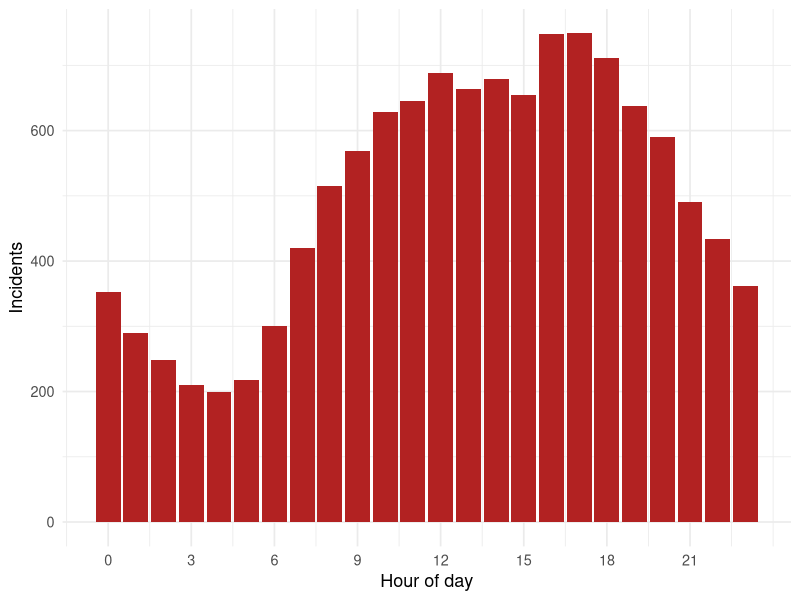
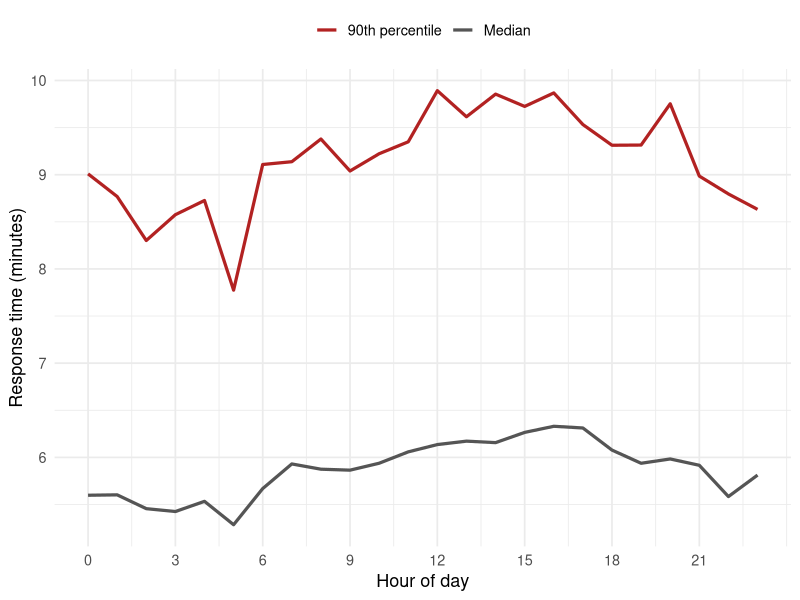

Write R code to recreate these figures, in order.
## ---- chunk 1
#| label: setup
#| message: false
library(dplyr)
library(ggplot2)
library(lubridate)
library(scales)
## ---- chunk 2
#| label: simulate
set.seed(2026)

# Relative call likelihood by hour (0 = midnight)
hourly_shape <- c(0.55, 0.45, 0.40, 0.35, 0.32, 0.35, 0.50, 0.70,
                  0.85, 0.95, 1.00, 1.05, 1.10, 1.10, 1.12, 1.15,
                  1.20, 1.20, 1.15, 1.05, 0.95, 0.85, 0.75, 0.65)

n_calls <- 12000
hours <- sample(0:23, n_calls, replace = TRUE, prob = hourly_shape)

incidents <- tibble(
  received = as_datetime("2025-01-01") +
    days(sample(0:364, n_calls, replace = TRUE)) +
    hours(hours) + minutes(sample(0:59, n_calls, replace = TRUE)),
  hour = hour(received),
  # Response time in minutes: log-normal, slower when demand is high
  response_min = rlnorm(n_calls,
                        meanlog = log(6) + 0.15 * (hourly_shape[hour + 1] - 1),
                        sdlog = 0.35)
)

head(incidents)
## ---- chunk 3
#| label: fig-calls-by-hour
#| fig-cap: "Total incidents by hour of day (simulated, one year)."
incidents |>
  count(hour) |>
  ggplot(aes(hour, n)) +
  geom_col(fill = "#b22222") +
  scale_x_continuous(breaks = seq(0, 23, 3)) +
  scale_y_continuous(labels = comma) +
  labs(x = "Hour of day", y = "Incidents") +
  theme_minimal(base_size = 13)
## ---- chunk 4
#| label: fig-p90-by-hour
#| fig-cap: "Median and 90th-percentile response time by hour of day (simulated)."
by_hour <- incidents |>
  group_by(hour) |>
  summarise(
    median = median(response_min),
    p90 = quantile(response_min, 0.9),
    .groups = "drop"
  )

ggplot(by_hour, aes(hour)) +
  geom_line(aes(y = p90, colour = "90th percentile"), linewidth = 1.1) +
  geom_line(aes(y = median, colour = "Median"), linewidth = 1.1) +
  scale_colour_manual(values = c("90th percentile" = "#b22222",
                                 "Median" = "#555555")) +
  scale_x_continuous(breaks = seq(0, 23, 3)) +
  labs(x = "Hour of day", y = "Response time (minutes)", colour = NULL) +
  theme_minimal(base_size = 13) +
  theme(legend.position = "top")
